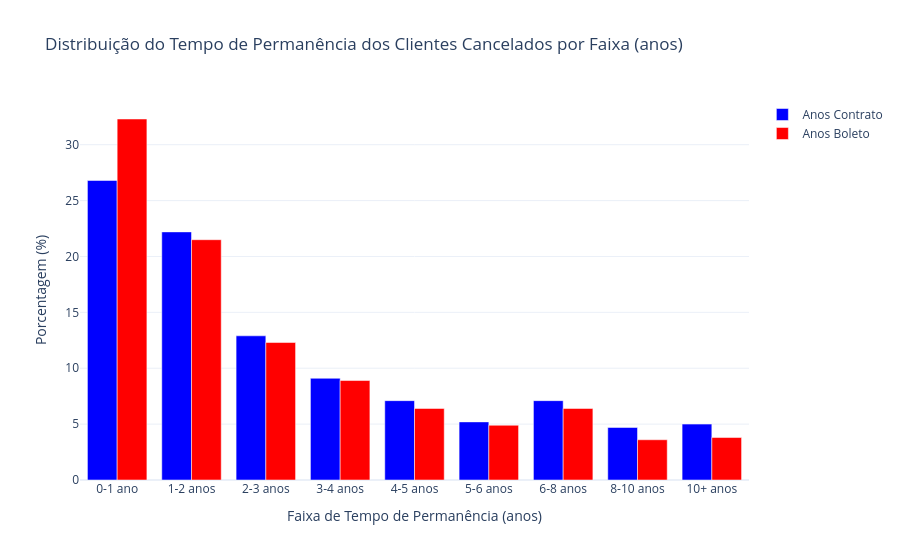

The cell this chart's notebook holds for it:
### Code cell
plotar_distribuicao_permanencia(tabela_nova_df_2006, coluna_anos_contrato="anos_contrato", coluna_anos_boleto="anos_boleto", coluna_tipo_saida="tipo_saida")

### Figure 1 — Plotly figure (JSON) as saved in the notebook; plotly's stock layout.template omitted (floating-point values rounded to 4 significant figures)
{"data": [{"marker": {"color": "blue"}, "name": "Anos Contrato", "type": "bar", "x": ["0-1 ano", "1-2 anos", "2-3 anos", "3-4 anos", "4-5 anos", "5-6 anos", "6-8 anos", "8-10 anos", "10+ anos"], "y": [26.8, 22.2, 12.9, 9.1, 7.1, 5.2, 7.1, 4.7, 5.0]}, {"marker": {"color": "red"}, "name": "Anos Boleto", "type": "bar", "x": ["0-1 ano", "1-2 anos", "2-3 anos", "3-4 anos", "4-5 anos", "5-6 anos", "6-8 anos", "8-10 anos", "10+ anos"], "y": [32.3, 21.5, 12.3, 8.9, 6.4, 4.9, 6.4, 3.6, 3.8]}], "layout": {"barmode": "group", "title": {"text": "Distribuição do Tempo de Permanência dos Clientes Cancelados por Faixa (anos)"}, "xaxis": {"title": {"text": "Faixa de Tempo de Permanência (anos)"}}, "yaxis": {"title": {"text": "Porcentagem (%)"}}}}
